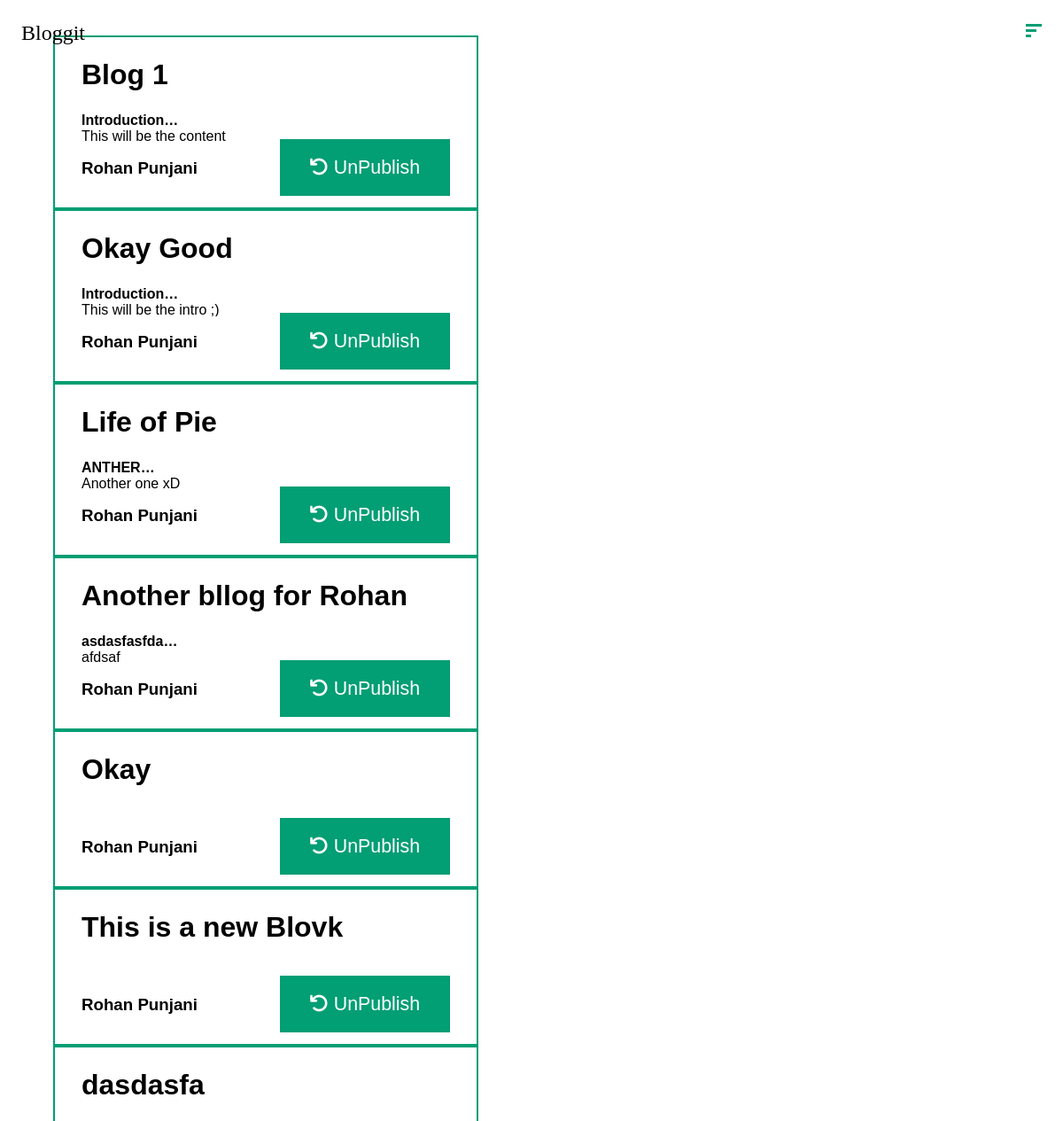
Page /published (signed in, upper part) on the earlier database version.
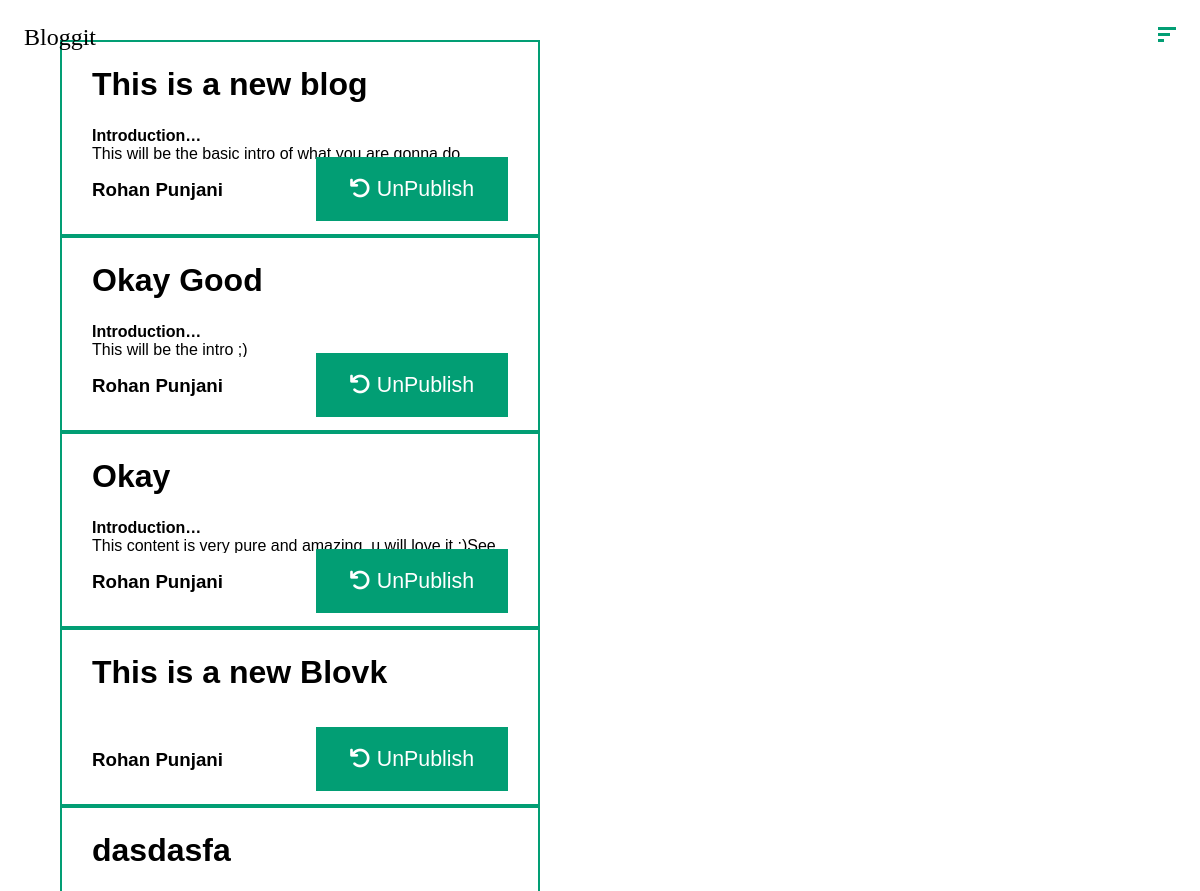
Same page on the later database version.
### blog/models.py (models this page shows, shortened)
class blog(models.Model):
    user = models.ForeignKey(User, on_delete=models.CASCADE)
    heading = models.CharField(max_length=100)
    isPublished = models.BooleanField(default=False)
    created_at = models.DateTimeField(auto_now_add=True)
    updated_at = models.DateTimeField(auto_now=True)
    views = models.IntegerField(default=0)

class block(models.Model):
    blog = models.ForeignKey(blog, on_delete=models.CASCADE)
    position = models.IntegerField(default=0)
    title = models.CharField(max_length=50)
    content = models.TextField()
    isMerged = models.BooleanField(default=False)
    created_at = models.DateTimeField(auto_now_add=True)
    updated_at = models.DateTimeField(auto_now=True)

### blog/views.py (the view)
# urls.py: path('published', views.published, name='published'),
def published(request):
    if(request.user.is_authenticated):
        user = request.user
        published = user.blog_set.filter(isPublished=True).order_by('-id')
        return render(request, 'published.html', {
            'published_feeds': published,
        })
    else:
        return redirect('/')

### blog/templates/published.html (shortened to what this page needs)
<!DOCTYPE html>
<html lang="en">
<head>
    {% load static %}
    <link rel="stylesheet" href="{% static 'styles/nav.css' %}">
    <link rel="stylesheet" href="{% static 'styles/feed.css' %}">
    <link rel="stylesheet" href="{% static 'styles/new_blog.css' %}">
</head>
<body>
    <nav class="outer_nav">
        <li><a href="../">Bloggit</a></li>
        <li class="burger" state="ham">
            <div class="bar bar1"></div>
            <div class="bar bar2"></div>
            <div class="bar bar3"></div>
        </li>
    </nav>
    <div class="feed_container">
        {% for feed in published_feeds %}
            <div class="feed">
                <div class="feed_heading">
                    <h1>{{feed.heading}}</h1>
                </div>
                <div class="feed_content">
                    {% for block in feed.block_set.all %}
                        <h4>{{block.title}}</h4>
                        <p>{{block.content}}</p>
                        <br>
                    {% endfor %}
                </div>
                <div class="feed_footer">
                    <div class="post_author">
                        <h3>{{feed.user.first_name}} {{feed.user.last_name}}</h3>
                    </div>
                    <div class="btn-container">
                        <a class="button" href="../unpublish/{{feed.id}}">
                            <i class="fa fa-undo"></i> UnPublish
                        </a>
                    </div>
                </div>
            </div>
        {% endfor %}
    </div>
</body>
</html>

Differences in the rows shown:
no longer on this page (row edited): blog: heading "Blog 1", user.first_name "Rohan", user.last_name "Punjani"
no longer on this page (row edited): block: title "Introduction", content "This will be the content", shown under "Blog 1"
removed blog: heading "Life of Pie", user.first_name "Rohan", user.last_name "Punjani"
removed block: title "ANTHER", content "Another one xD", shown under "Life of Pie"
no longer on this page (row edited): blog: heading "Another bllog for Rohan", user.first_name "Rohan", user.last_name "Punjani"
no longer on this page (row edited): block: title "asdasfasfda", content "afdsaf", shown under "Another bllog for Rohan"
now on this page (row edited): blog: heading "This is a new blog", user.first_name "Rohan", user.last_name "Punjani"
now on this page (row edited): block: title "Introduction", content "This will be the basic intro of what you are gonna…", shown under "This is a new blog"
changed blog "Okay": gains block (title "Introduction", content "This content is very pure and amazing, u will love it…")
